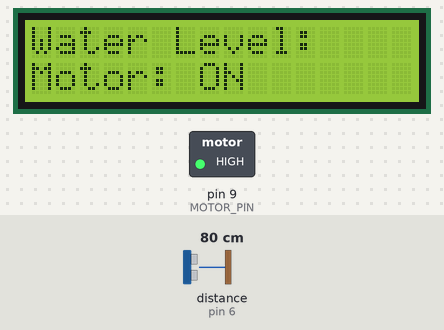
The sketch below on a simulated Arduino Uno, built with avr-gcc and run on an emulated ATmega328P. On the bench: 16×2 character LCD, switched loads named in the sketch (green lamp = pin HIGH). Wiring (inferred from the names in the program): ultrasonic range finder: trigger pin 7; echo pin 6. The inputs (shaded band) are chosen by the test bench; at power-on: distance to the obstacle (sensor on pin 6) 80 cm. The echo pulse lasts 58.3 µs per cm; pins used as bus, display or sensor lines are not drawn; what the sketch prints to the serial monitor is not drawn.

Above: at 1.2 s.
1.3 s: distance to the obstacle (sensor on pin 6) set to 8 cm
At 4.1 s:
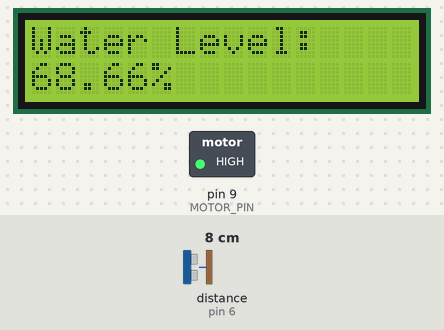
4.6 s: distance to the obstacle (sensor on pin 6) set to 5 cm
At 6.4 s:
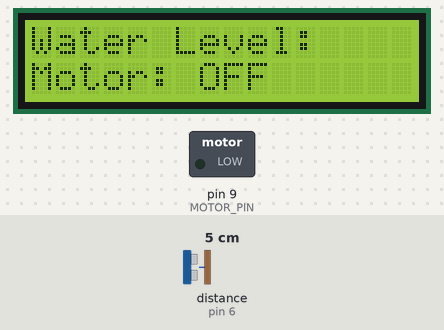
6.7 s: distance to the obstacle (sensor on pin 6) set to 9 cm
At 9.8 s:
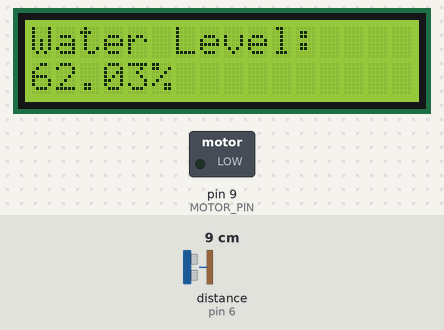
10.8 s: distance to the obstacle (sensor on pin 6) set to 2 cm
At 12.2 s:
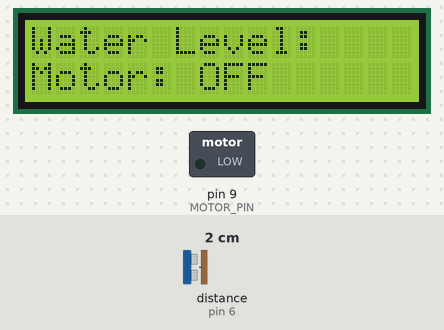
12.9 s: distance to the obstacle (sensor on pin 6) set to 14 cm
At 14.7 s:
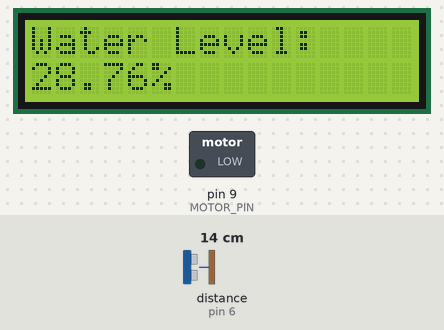
17.0 s: distance to the obstacle (sensor on pin 6) set to 18 cm
At 18.1 s:
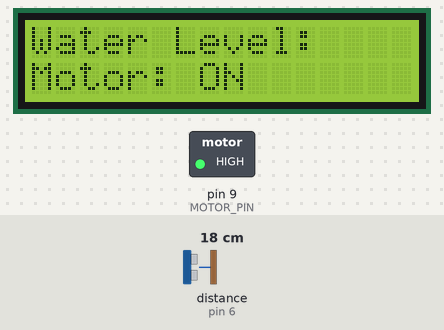
Timing chart, 0 to 20.0 s (numbered marks = the images above; inputs shaded):
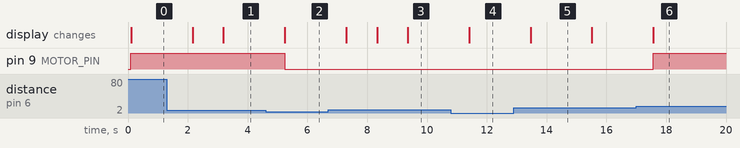

The sketch:

code.ino
```cpp
#include <Wire.h>              // Include the Wire library for I2C
#include <LiquidCrystal_I2C.h>  // Include the LiquidCrystal_I2C library for LCD

#define MOTOR_PIN 9     // GPIO pin to control the motor
#define TRIG_PIN 7      // GPIO pin for Ultrasonic sensor TRIG
#define ECHO_PIN 6      // GPIO pin for Ultrasonic sensor ECHO

// Define distances (in centimeters) for an empty and full tank
const float MAX_DISTANCE = 18.0;  // Max distance when tank is empty
const float MIN_DISTANCE = 3.0;   // Min distance when tank is full

const int TURN_ON_PERCENTAGE = 20;   // Turn on motor when water is below 20%
const int TURN_OFF_PERCENTAGE = 80;  // Turn off motor when water is above 80%

long duration;
float distance, waterLevelPercentage;

// Initialize the LCD (address 0x27, 16 columns and 2 rows)
LiquidCrystal_I2C lcd(0x27, 16, 2);

void setup() {
  pinMode(MOTOR_PIN, OUTPUT);       // Set motor pin as output
  pinMode(TRIG_PIN, OUTPUT);        // Set TRIG pin as output
  pinMode(ECHO_PIN, INPUT);         // Set ECHO pin as input
  digitalWrite(MOTOR_PIN, LOW);     // Initially turn off the motor

  Serial.begin(115200);             // Start serial communication for debugging

  // Initialize the LCD
  lcd.init();
  lcd.backlight();  // Turn on the backlight of the LCD
  lcd.clear();      // Clear the screen
}

void loop() {
  // Send an ultrasonic pulse
  digitalWrite(TRIG_PIN, LOW);
  delayMicroseconds(2);
  digitalWrite(TRIG_PIN, HIGH);
  delayMicroseconds(10);
  digitalWrite(TRIG_PIN, LOW);

  // Measure the time it takes for the echo to return
  duration = pulseIn(ECHO_PIN, HIGH);
  distance = (duration * 0.0343) / 2;  // Convert duration to distance in cm

  // Calculate water level percentage
  if (distance > MAX_DISTANCE) {
    distance = MAX_DISTANCE;  // Cap at max distance
  }
  if (distance < MIN_DISTANCE) {
    distance = MIN_DISTANCE;  // Cap at min distance
  }

  waterLevelPercentage = (1 - (distance - MIN_DISTANCE) / (MAX_DISTANCE - MIN_DISTANCE)) * 100;

  // Print the distance and percentage for debugging
  Serial.print("Distance: ");
  Serial.print(distance);
  Serial.print(" cm, Water Level: ");
  Serial.print(waterLevelPercentage);
  Serial.println("%");

  // Display on LCD
  lcd.clear();  // Clear the previous display
  lcd.setCursor(0, 0);  // Set the cursor to the first row, first column
  lcd.print("Water Level:");
  lcd.setCursor(0, 1);  // Set the cursor to the second row
  lcd.print(waterLevelPercentage);
  lcd.print("%");

  // Control the motor based on the water level percentage
  if (waterLevelPercentage < TURN_ON_PERCENTAGE) {
    digitalWrite(MOTOR_PIN, HIGH);  // Turn on motor
    lcd.setCursor(0, 1);  // Display status on LCD
    lcd.print("Motor: ON ");
    Serial.println("Water level low: Motor ON");
  }
  else if (waterLevelPercentage > TURN_OFF_PERCENTAGE) {
    digitalWrite(MOTOR_PIN, LOW);   // Turn off motor
    lcd.setCursor(0, 1);  // Display status on LCD
    lcd.print("Motor: OFF");
    Serial.println("Water level high: Motor OFF");
  }

  delay(1000);  // Wait 1 second before the next reading
}
```

Measured:
- the behaviour switches between 7 and 6 cm on distance to the obstacle (sensor on pin 6) (found by bisection; images 1 and 2)
- the behaviour switches between 15 and 16 cm on distance to the obstacle (sensor on pin 6) (found by bisection; images 5 and 6)
- after the input at 1.3 s, the display: first changes after 0.87 s (image 1 shows a later state)
- after the input at 4.6 s, pin 9 (MOTOR_PIN): HIGH → LOW after 0.64 s; the display: changes after 0.65 s (image 2)
- after the input at 6.7 s, the display: first changes after 0.60 s (image 3 shows a later state)
- after the input at 10.8 s, the display: changes after 0.61 s (image 4)
- after the input at 12.9 s, the display: changes after 0.57 s (image 5)
- after the input at 17.0 s, pin 9 (MOTOR_PIN): LOW → HIGH after 0.56 s; the display: changes after 0.57 s (image 6)
